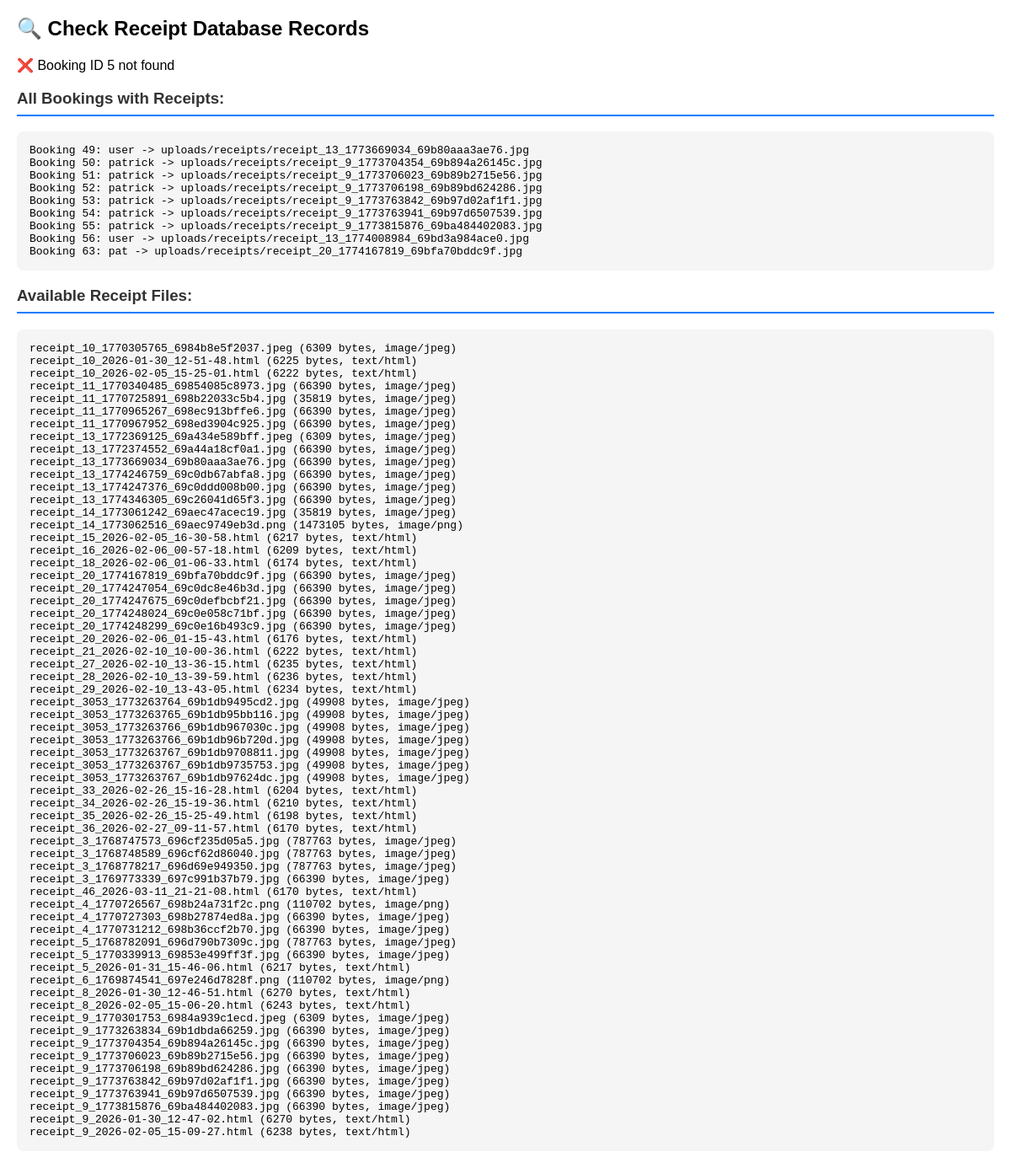
The page /check-receipt-db.php on the database as committed earlier.
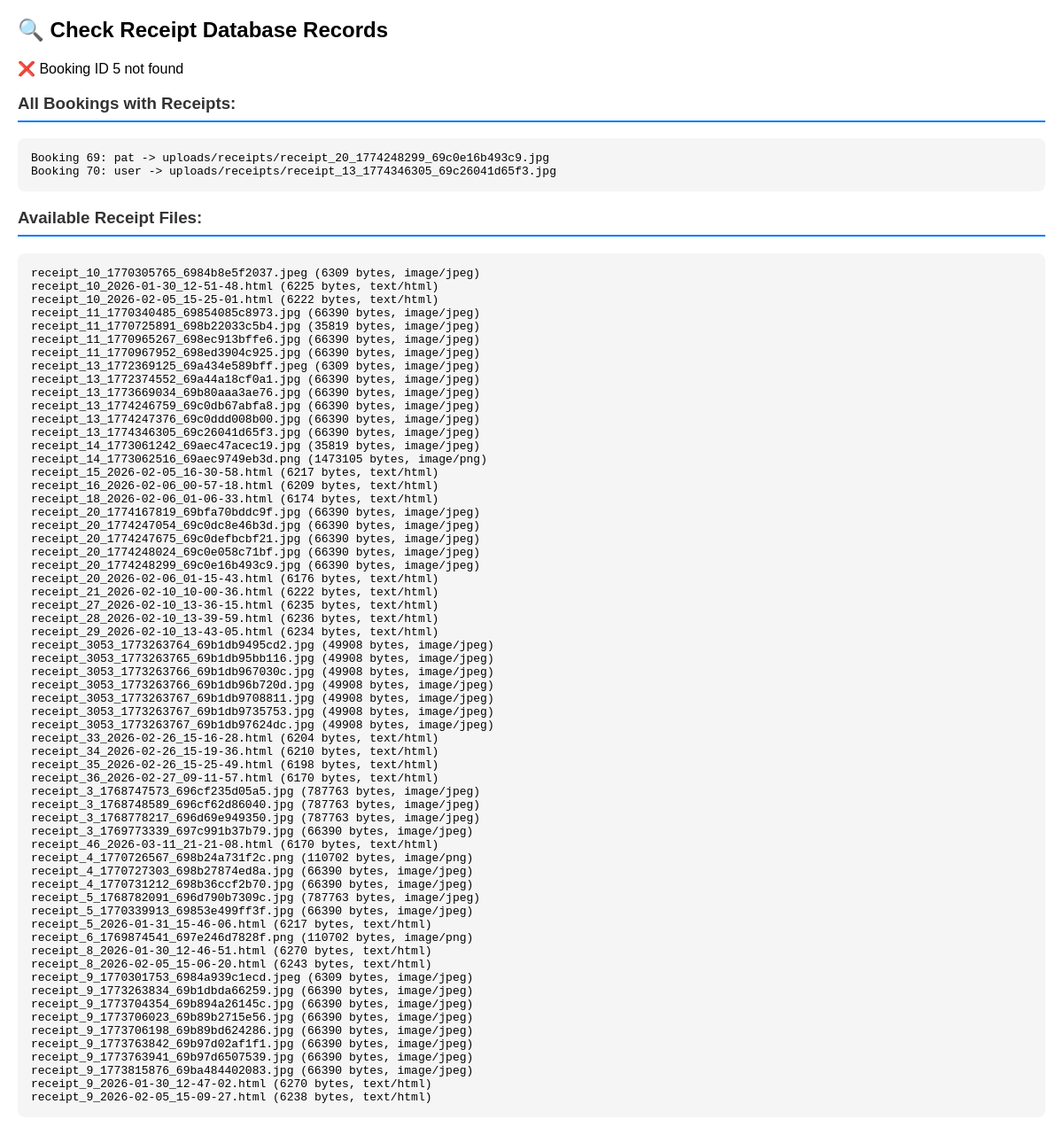
The same page on the database as committed later.
### tables this page shows
CREATE TABLE IF NOT EXISTS `bookings` (
  `id` int NOT NULL AUTO_INCREMENT,
  `user_id` int DEFAULT NULL,
  `name` varchar(100) NOT NULL,
  `email` varchar(100) NOT NULL,
  `contact` varchar(50) DEFAULT NULL,
  `package_id` int DEFAULT NULL,
  `trainer_id` int DEFAULT NULL,
  `is_upgrade` tinyint(1) DEFAULT '0',
  `package_name` varchar(100) DEFAULT NULL,
  `amount` decimal(10,2) NOT NULL,
  `booking_date` date DEFAULT NULL,
  `expires_at` datetime DEFAULT NULL,
  `status` enum('pending','verified','rejected') DEFAULT 'pending',
  `verified_at` timestamp NULL DEFAULT NULL,
  `receipt_url` varchar(255) DEFAULT NULL,
  `invoice_url` varchar(255) DEFAULT NULL,
  `notes` text,
  `created_at` timestamp NULL DEFAULT CURRENT_TIMESTAMP,
  `updated_at` timestamp NULL DEFAULT CURRENT_TIMESTAMP ON UPDATE CURRENT_TIMESTAMP,
  PRIMARY KEY (`id`),
  KEY `idx_status` (`status`),
  KEY `idx_created_at` (`created_at`),
  KEY `idx_user_id` (`user_id`),
  KEY `idx_package_id` (`package_id`),
  KEY `fk_booking_trainer` (`trainer_id`)
);

### check-receipt-db.php (the view, shortened to what this page needs)
<?php
echo "<h2>🔍 Check Receipt Database Records</h2>";
try {
    $conn = getDBConnection();
    $sql = "SELECT id, name, email, receipt_url, created_at FROM bookings WHERE id = 5";
    $stmt = $conn->prepare($sql);
    $stmt->execute();
    $result = $stmt->get_result();
    if ($result->num_rows > 0) {
        $booking = $result->fetch_assoc();
        echo "<h3>Booking ID 5 Details:</h3>";
        echo "<pre>";
        echo "ID: " . $booking['id'] . "\n";
        echo "Name: " . $booking['name'] . "\n";
        echo "Email: " . $booking['email'] . "\n";
        echo "Receipt URL: " . ($booking['receipt_url'] ?? 'NULL') . "\n";
        echo "Created At: " . $booking['created_at'] . "\n";
        echo "</pre>";
        if ($booking['receipt_url']) {
            $receiptPath = $booking['receipt_url'];
            $fullPath = __DIR__ . '/' . $receiptPath;
            echo "<h3>Receipt File Check:</h3>";
            echo "<pre>";
            echo "Database Path: $receiptPath\n";
            echo "Full Path: $fullPath\n";
            echo "File Exists: " . (file_exists($fullPath) ? 'YES' : 'NO') . "\n";
            if (file_exists($fullPath)) {
                echo "File Size: " . filesize($fullPath) . " bytes\n";
                echo "File Type: " . mime_content_type($fullPath) . "\n";
            }
            echo "</pre>";
            $webUrl = BASE_URL . '/' . $receiptPath;
            echo "<h3>Web Access Test:</h3>";
            echo "<pre>";
            echo "Web URL: $webUrl\n";
            $ch = curl_init();
            curl_setopt($ch, CURLOPT_URL, $webUrl);
            curl_setopt($ch, CURLOPT_RETURNTRANSFER, true);
            curl_setopt($ch, CURLOPT_NOBODY, true);
            $response = curl_exec($ch);
            $httpCode = curl_getinfo($ch, CURLINFO_HTTP_CODE);
            curl_close($ch);
            echo "HTTP Status: $httpCode\n";
            echo "</pre>";
            if ($httpCode === 200) {
                echo "<p>✅ <a href='$webUrl' target='_blank'>View Receipt</a></p>";
            } else {
                echo "<p>❌ Receipt not accessible via web</p>";
            }
        } else {
            echo "<p>⚠️ No receipt URL in database</p>";
        }
    } else {
        echo "<p>❌ Booking ID 5 not found</p>";
    }
    echo "<h3>All Bookings with Receipts:</h3>";
    echo "<pre>";
    $sql = "SELECT id, name, receipt_url FROM bookings WHERE receipt_url IS NOT NULL AND receipt_url != '' ORDER BY id";
    $result = $conn->query($sql);
    while ($row = $result->fetch_assoc()) {
        echo "Booking {$row['id']}: {$row['name']} -> {$row['receipt_url']}\n";
    }
    echo "</pre>";
} catch (Exception $e) {
    echo "<p>❌ Error: " . $e->getMessage() . "</p>";
}
echo "<h3>Available Receipt Files:</h3>";
echo "<pre>";
$files = glob(__DIR__ . '/uploads/receipts/*');
foreach ($files as $file) {
    $filename = basename($file);
    $size = filesize($file);
    $type = mime_content_type($file);
    echo "$filename ($size bytes, $type)\n";
}
echo "</pre>";
?>
<!DOCTYPE html>
<html>
<head>
</head>
<body>
</body>
</html>

Rows that differ between the two databases and show on the page:
removed bookings: id "49", name "user", receipt_url "uploads/receipts/receipt_13_1773669034_69b80aaa3ae76.jpg"
removed bookings: id "50", name "patrick", receipt_url "uploads/receipts/receipt_9_1773704354_69b894a26145c.jpg"
removed bookings: id "51", name "patrick", receipt_url "uploads/receipts/receipt_9_1773706023_69b89b2715e56.jpg"
removed bookings: id "52", name "patrick", receipt_url "uploads/receipts/receipt_9_1773706198_69b89bd624286.jpg"
removed bookings: id "53", name "patrick", receipt_url "uploads/receipts/receipt_9_1773763842_69b97d02af1f1.jpg"
removed bookings: id "54", name "patrick", receipt_url "uploads/receipts/receipt_9_1773763941_69b97d6507539.jpg"
removed bookings: id "55", name "patrick", receipt_url "uploads/receipts/receipt_9_1773815876_69ba484402083.jpg"
removed bookings: id "56", name "user", receipt_url "uploads/receipts/receipt_13_1774008984_69bd3a984ace0.jpg"
removed bookings: id "63", name "pat", receipt_url "uploads/receipts/receipt_20_1774167819_69bfa70bddc9f.jpg"
added bookings: id "69", name "pat", receipt_url "uploads/receipts/receipt_20_1774248299_69c0e16b493c9.jpg"
added bookings: id "70", name "user", receipt_url "uploads/receipts/receipt_13_1774346305_69c26041d65f3.jpg"
